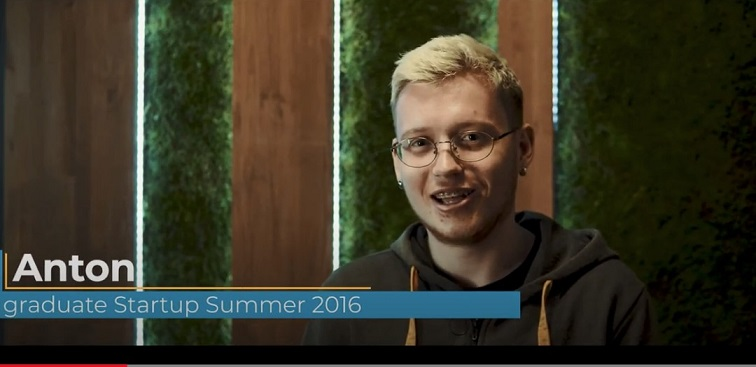
#> input picture Face-Detect-python/para-1.jpg, 756 x 367 px
$ python from-image-2.py
#> lines starting #> are read from the running program, lines starting #| are printed output that depends on the picture; after the words box and inside, x2 and y2 are one past the last pixel; in counts of white or black regions, pixels touching at a corner belong together
import cv2 as cv

### 1. Load Haar feature-based cascade classifiers
faceCascade = cv.CascadeClassifier('haarcascade_frontalface_default.xml')
eyeCascade = cv.CascadeClassifier('haarcascade_eye_tree_eyeglasses.xml')

### 2. Read image and convert to grayscale
image = cv.imread('para-1.jpg')
#> image is the input picture: shape (367, 756, 3); mean B, G, R 40, 55.4, 58.3
gray = cv.cvtColor(image, cv.COLOR_BGR2GRAY)
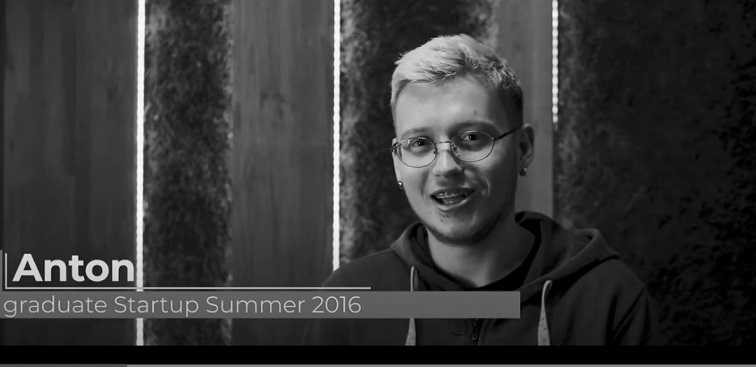
#> gray: shape (367, 756); min 0, max 252, mean 54.5

### 3. Find areas with faces using Haar cascade classifier
faces = faceCascade.detectMultiScale(image= gray, scaleFactor= 1.1, minNeighbors= 4)
#> faces = [[374, 86, 145, 145]]
    # scaleFactor: how much the image size is reduced at each image scale
    # minNeighbors: how many neighbors each candidate rectangle should have to retain it

# x, y coordinates, w (weight) and h (height) of each "face" rectangle in image
for (x, y, w, h) in faces:
    # input, point1, point2, color, thickness=2
    cv.rectangle(image, (x, y), (x+w, y+h), (255, 0, 0), 2)
    # Get the region of interest: face rectangle sub-image in gray and colored
    faceROIGray = gray[y: y+h, x: x+w]
    faceROIColored = image[y: y+h, x: x+w]

    ### 4. Find areas with eyes in faces using Haar cascade classifier
    eyes = eyeCascade.detectMultiScale(faceROIGray)
    # x, y coordinates, w (weight) and h (height) of each "eye" rectangle in a face
    for (ex, ey, ew, eh) in eyes:
        cv.rectangle(faceROIColored, (ex, ey), (ex+ew, ey+eh), (0, 255, 0), 2)
#> this loop made 1 pass
#> (x, y, w, h, eyes) on pass 1: (374, 86, 145, 145, [[85, 38, 26, 26], [32, 44, 29, 29]])
#> pass 1, `faceROIGray = gray[y: y+h, x: x+w]`:
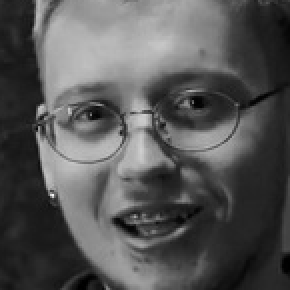
#> faceROIGray: shape (145, 145) (shown 2 times larger); min 0, max 244, mean 85.8
#> pass 1, `faceROIColored = image[y: y+h, x: x+w]`:
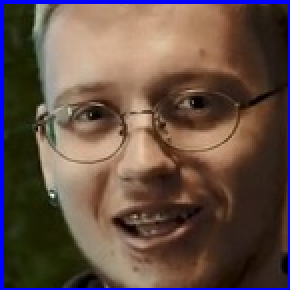
#> faceROIColored: shape (145, 145, 3) (shown 2 times larger); mean B, G, R 69.9, 79.2, 100
#> after the loop:
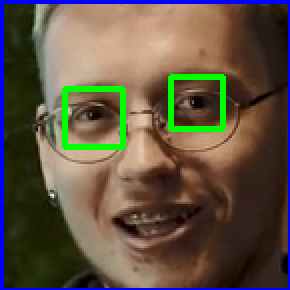
#> faceROIColored: shape (145, 145, 3) (shown 2 times larger); 3.1% of pixels changed, all inside (x1, y1, x2, y2) = (31, 37, 113, 75)
#> after the loop:
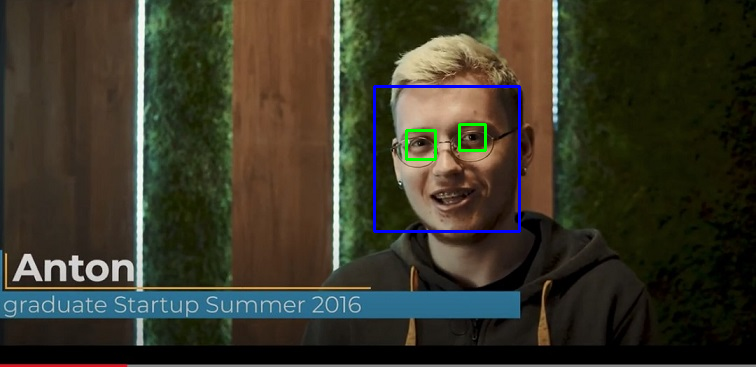
#> image: shape (367, 756, 3); 0.86% of pixels changed, all inside (x1, y1, x2, y2) = (373, 85, 521, 233)

## 5. Show the output image
cv.imshow('Face Detection - OpenCV', image)
cv.waitKey() # Wait Esc key to end program

$ run again, with Face-Detect-python/anton-1.jpg copied over Face-Detect-python/para-1.jpg
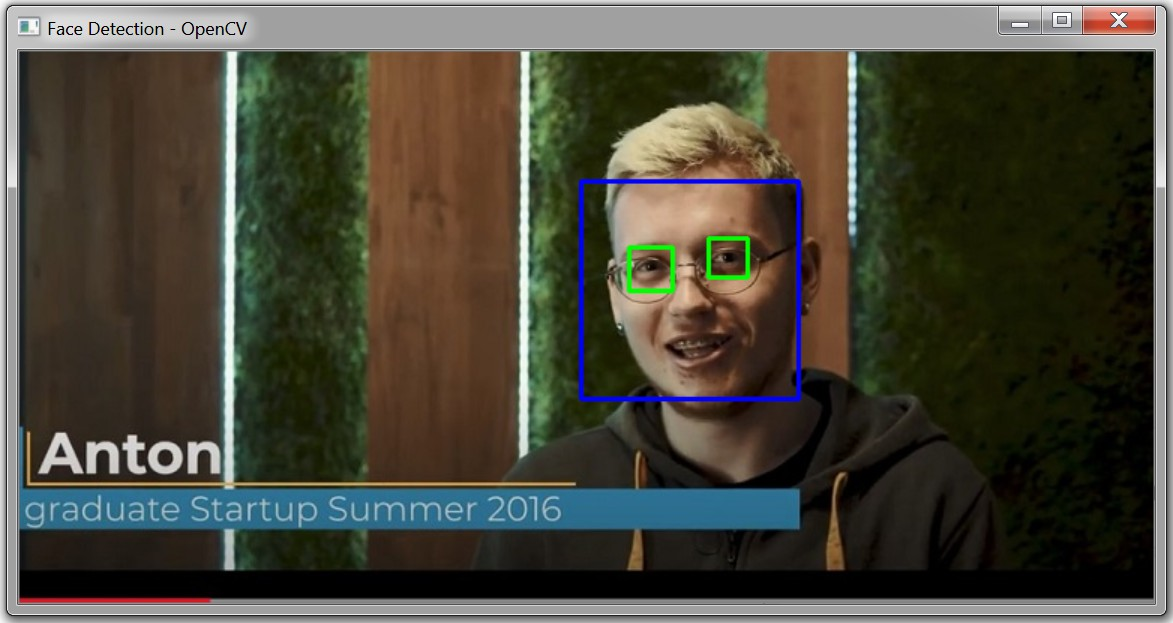
#> input picture Face-Detect-python/anton-1.jpg, 1173 x 623 px
#> image is the input picture: shape (623, 1173, 3); mean B, G, R 58.3, 70.5, 72.5
#> faces = [[613, 367, 104, 104], [584, 184, 210, 210]]
#> the loop `for (x, y, w, h) in faces:` made 2 passes
#> after the loop `for (x, y, w, h) in faces:`:
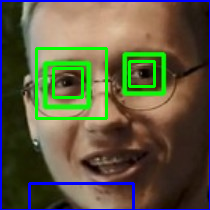
#> faceROIColored: shape (210, 210, 3); mean B, G, R 65.7, 91.2, 93.8
#> after the loop `for (x, y, w, h) in faces:`:
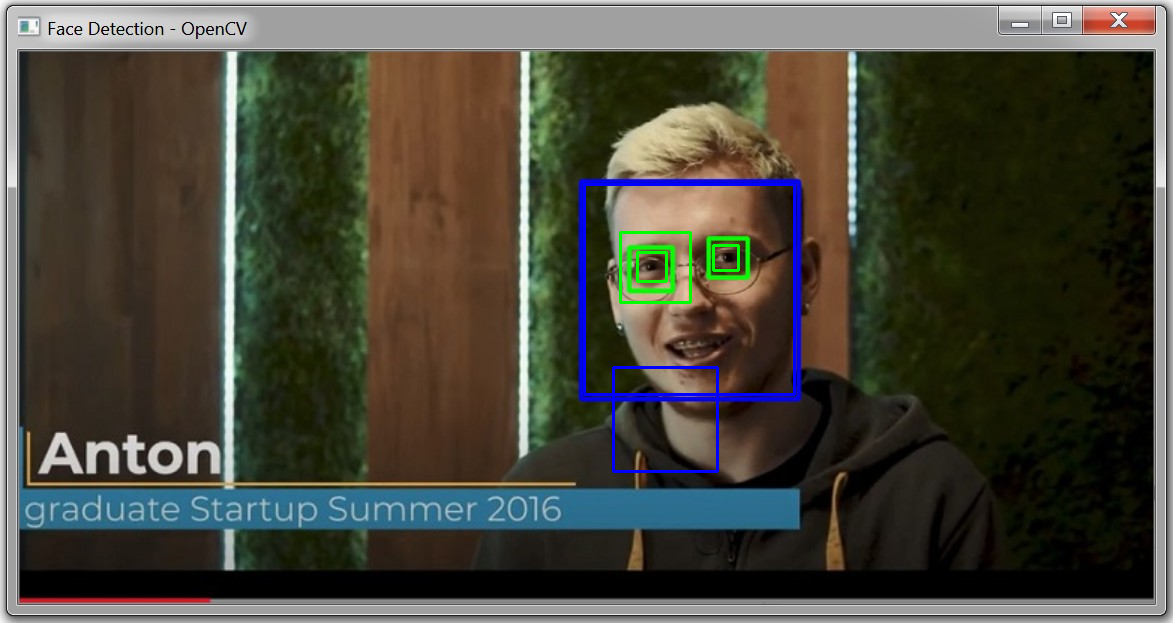
#> image: shape (623, 1173, 3); 0.71% of pixels changed, all inside (x1, y1, x2, y2) = (583, 183, 796, 473)

$ run again, with Face-Detect-python/anton-3.jpg copied over Face-Detect-python/para-1.jpg
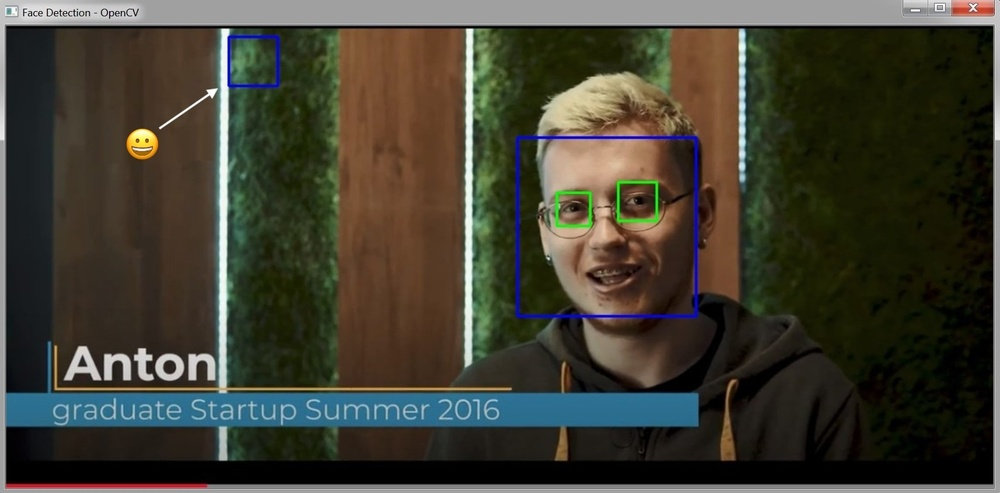
#> input picture Face-Detect-python/anton-3.jpg, 1000 x 493 px, shrunk from 1714 x 845 before the run
#> image is the input picture: shape (493, 1000, 3); mean B, G, R 50.3, 62.7, 64.8
#> faces = [[125, 127, 34, 34], [518, 139, 179, 179]]
#> the loop `for (x, y, w, h) in faces:` made 2 passes
#> after the loop `for (x, y, w, h) in faces:`:
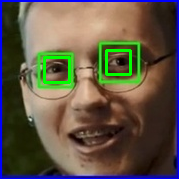
#> faceROIColored: shape (179, 179, 3); mean B, G, R 70.7, 86.2, 95.9
#> after the loop `for (x, y, w, h) in faces:`:
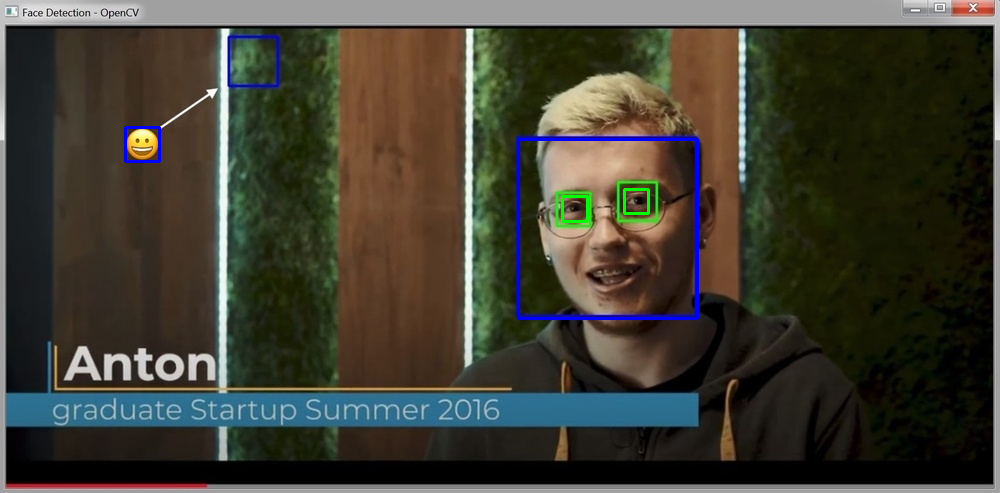
#> image: shape (493, 1000, 3); 0.63% of pixels changed, all inside (x1, y1, x2, y2) = (124, 126, 699, 320)
